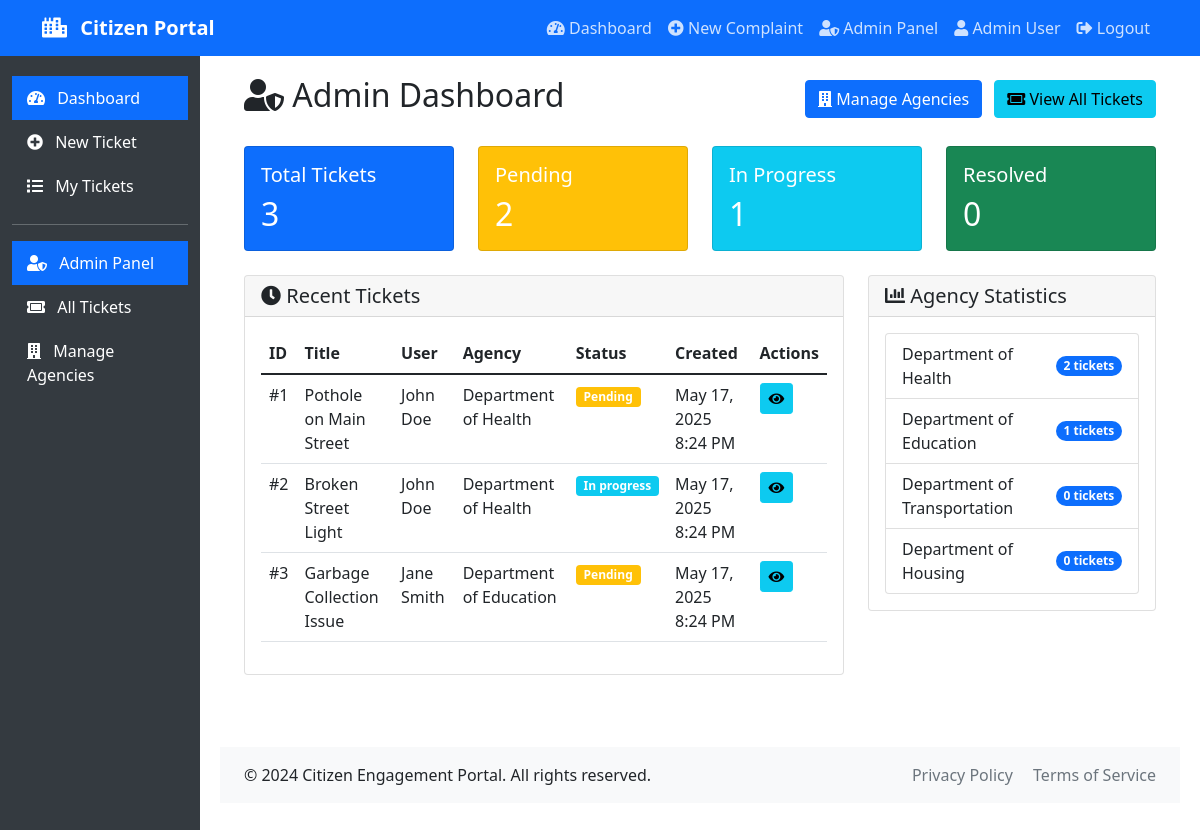
The page /admin/dashboard (signed in) on the database its author committed.
### tables this page shows
CREATE TABLE IF NOT EXISTS tickets (
    id INT AUTO_INCREMENT PRIMARY KEY,
    title VARCHAR(200) NOT NULL,
    description TEXT NOT NULL,
    user_id INT NOT NULL,
    category_id INT NOT NULL,
    agency_id INT NOT NULL,
    status ENUM('pending', 'in_progress', 'under_review', 'resolved', 'closed', 'approved', 'rejected') NOT NULL DEFAULT 'pending',
    priority ENUM('low', 'medium', 'high') NOT NULL DEFAULT 'medium',
    admin_comment TEXT,
    admin_action_at TIMESTAMP NULL,
    updated_by INT,
    created_at TIMESTAMP DEFAULT CURRENT_TIMESTAMP,
    updated_at TIMESTAMP DEFAULT CURRENT_TIMESTAMP ON UPDATE CURRENT_TIMESTAMP,
    FOREIGN KEY (user_id) REFERENCES users(id),
    FOREIGN KEY (category_id) REFERENCES categories(id),
    FOREIGN KEY (agency_id) REFERENCES agencies(id),
    FOREIGN KEY (updated_by) REFERENCES users(id)
);

CREATE TABLE IF NOT EXISTS users (
    id INT AUTO_INCREMENT PRIMARY KEY,
    name VARCHAR(100) NOT NULL,
    email VARCHAR(100) NOT NULL UNIQUE,
    password VARCHAR(255) NOT NULL,
    role ENUM('citizen', 'admin', 'agency') NOT NULL DEFAULT 'citizen',
    created_at TIMESTAMP DEFAULT CURRENT_TIMESTAMP,
    updated_at TIMESTAMP DEFAULT CURRENT_TIMESTAMP ON UPDATE CURRENT_TIMESTAMP
);

CREATE TABLE IF NOT EXISTS agencies (
    id INT AUTO_INCREMENT PRIMARY KEY,
    name VARCHAR(100) NOT NULL,
    description TEXT,
    contact_email VARCHAR(100),
    contact_phone VARCHAR(20),
    created_at TIMESTAMP DEFAULT CURRENT_TIMESTAMP,
    updated_at TIMESTAMP DEFAULT CURRENT_TIMESTAMP ON UPDATE CURRENT_TIMESTAMP
);

### views/admin/dashboard.php (the view, shortened to what this page needs)
<?php
require_once 'config/database.php';
require_once 'includes/functions.php';
require_once 'includes/header.php';
try {
    $stmt = $conn->query("SELECT COUNT(*) as total FROM tickets");
    $totalTickets = $stmt->fetch(PDO::FETCH_ASSOC)['total'];
    $stmt = $conn->query("
        SELECT status, COUNT(*) as count
        FROM tickets
        GROUP BY status
    ");
    $ticketsByStatus = $stmt->fetchAll(PDO::FETCH_KEY_PAIR);
    $stmt = $conn->query("
        SELECT t.*, u.name as user_name, a.name as agency_name, c.name as category_name
        FROM tickets t
        LEFT JOIN users u ON t.user_id = u.id
        LEFT JOIN agencies a ON t.agency_id = a.id
        LEFT JOIN categories c ON t.category_id = c.id
        ORDER BY t.created_at DESC
        LIMIT 5
    ");
    $recentTickets = $stmt->fetchAll(PDO::FETCH_ASSOC);
    $stmt = $conn->query("
        SELECT a.name, COUNT(t.id) as ticket_count
        FROM agencies a
        LEFT JOIN tickets t ON a.id = t.agency_id
        GROUP BY a.id, a.name
        ORDER BY ticket_count DESC
        LIMIT 5
    ");
    $agencyStats = $stmt->fetchAll(PDO::FETCH_ASSOC);
} catch (PDOException $e) {
    error_log("Admin dashboard error: " . $e->getMessage());
}
?>
<div class="container">
    <div class="d-flex justify-content-between align-items-center mb-4">
        <h2><i class="fas fa-user-shield"></i> Admin Dashboard</h2>
        <div>
            <a href="<?php echo $base_path; ?>admin/agencies" class="btn btn-primary me-2">
                <i class="fas fa-building"></i> Manage Agencies
            </a>
            <a href="<?php echo $base_path; ?>admin/tickets" class="btn btn-info">
                <i class="fas fa-ticket-alt"></i> View All Tickets
            </a>
        </div>
    </div>
    <div class="row mb-4">
        <div class="col-md-3">
            <div class="card bg-primary text-white">
                <div class="card-body">
                    <h5 class="card-title">Total Tickets</h5>
                    <h2 class="card-text"><?php echo $totalTickets; ?></h2>
                </div>
            </div>
        </div>
        <div class="col-md-3">
            <div class="card bg-warning text-white">
                <div class="card-body">
                    <h5 class="card-title">Pending</h5>
                    <h2 class="card-text"><?php echo $ticketsByStatus['pending'] ?? 0; ?></h2>
                </div>
            </div>
        </div>
        <div class="col-md-3">
            <div class="card bg-info text-white">
                <div class="card-body">
                    <h5 class="card-title">In Progress</h5>
                    <h2 class="card-text"><?php echo $ticketsByStatus['in_progress'] ?? 0; ?></h2>
                </div>
            </div>
        </div>
        <div class="col-md-3">
            <div class="card bg-success text-white">
                <div class="card-body">
                    <h5 class="card-title">Resolved</h5>
                    <h2 class="card-text"><?php echo $ticketsByStatus['resolved'] ?? 0; ?></h2>
                </div>
            </div>
        </div>
    </div>
    <div class="row">
        <div class="col-md-8">
            <div class="card mb-4">
                <div class="card-header">
                    <h5 class="mb-0"><i class="fas fa-clock"></i> Recent Tickets</h5>
                </div>
                <div class="card-body">
                    <div class="table-responsive">
                        <table class="table table-hover">
                            <thead>
                                <tr>
                                    <th>ID</th>
                                    <th>Title</th>
                                    <th>User</th>
                                    <th>Agency</th>
                                    <th>Status</th>
                                    <th>Created</th>
                                    <th>Actions</th>
                                </tr>
                            </thead>
                            <tbody>
                                <?php foreach ($recentTickets as $ticket): ?>
                                    <tr>
                                        <td>#<?php echo $ticket['id']; ?></td>
                                        <td><?php echo htmlspecialchars($ticket['title']); ?></td>
                                        <td><?php echo htmlspecialchars($ticket['user_name']); ?></td>
                                        <td><?php echo htmlspecialchars($ticket['agency_name']); ?></td>
                                        <td><?php echo getStatusBadge($ticket['status']); ?></td>
                                        <td><?php echo formatDate($ticket['created_at']); ?></td>
                                        <td>
                                            <a href="<?php echo $base_path; ?>view-ticket?id=<?php echo $ticket['id']; ?>"
                                               class="btn btn-sm btn-info"
                                               data-bs-toggle="tooltip"
                                               title="View Details">
                                                <i class="fas fa-eye"></i>
                                            </a>
                                        </td>
                                    </tr>
                                <?php endforeach; ?>
                            </tbody>
                        </table>
                    </div>
                </div>
            </div>
        </div>
        <div class="col-md-4">
            <div class="card">
                <div class="card-header">
                    <h5 class="mb-0"><i class="fas fa-chart-bar"></i> Agency Statistics</h5>
                </div>
                <div class="card-body">
                    <div class="list-group">
                        <?php foreach ($agencyStats as $stat): ?>
                            <div class="list-group-item d-flex justify-content-between align-items-center">
                                <?php echo htmlspecialchars($stat['name']); ?>
                                <span class="badge bg-primary rounded-pill">
                                    <?php echo $stat['ticket_count']; ?> tickets
                                </span>
                            </div>
                        <?php endforeach; ?>
                    </div>
                </div>
            </div>
        </div>
    </div>
</div>
<?php require_once 'includes/footer.php'; ?>

### index.php (shortened to what this page needs)
<?php
require_once 'config/database.php';
require_once 'includes/functions.php';
$request = $_SERVER['REQUEST_URI'];
$base_path = '/project/';
$request = parse_url($request, PHP_URL_PATH);
$route = str_replace($base_path, '', $request);
$route = trim($route, '/');
switch ($route) {
    case 'admin/dashboard':
        require 'views/admin/dashboard.php';
        break;
}

### includes/header.php (shortened to what this page needs)
<?php
$base_path = '/project/';
?>
<!DOCTYPE html>
<html lang="en">
<head>
    <link href="https://cdn.jsdelivr.net/npm/bootstrap@5.1.3/dist/css/bootstrap.min.css" rel="stylesheet">
    <link href="https://cdnjs.cloudflare.com/ajax/libs/font-awesome/5.15.4/css/all.min.css" rel="stylesheet">
</head>
<body>
    <nav class="navbar navbar-expand-lg navbar-dark bg-primary">
        <div class="container">
            <a class="navbar-brand" href="<?php echo $base_path; ?>">
                <i class="fas fa-city me-2"></i> Citizen Portal
            </a>
            <div class="collapse navbar-collapse" id="navbarNav">
                <ul class="navbar-nav ms-auto">
                    <?php if (isset($_SESSION['user_id'])): ?>
                        <li class="nav-item">
                            <a class="nav-link" href="<?php echo $base_path; ?>dashboard">
                                <i class="fas fa-tachometer-alt"></i> Dashboard
                            </a>
                        </li>
                        <li class="nav-item">
                            <a class="nav-link" href="<?php echo $base_path; ?>submit-ticket">
                                <i class="fas fa-plus-circle"></i> New Complaint
                            </a>
                        </li>
                        <?php if (isset($_SESSION['user_role']) && $_SESSION['user_role'] === 'admin'): ?>
                            <li class="nav-item">
                                <a class="nav-link" href="<?php echo $base_path; ?>admin">
                                    <i class="fas fa-user-shield"></i> Admin Panel
                                </a>
                            </li>
                        <?php endif; ?>
                        <li class="nav-item">
                            <span class="nav-link">
                                <i class="fas fa-user"></i> <?php echo htmlspecialchars($_SESSION['user_name'] ?? 'User'); ?>
                            </span>
                        </li>
                        <li class="nav-item">
                            <a class="nav-link" href="<?php echo $base_path; ?>logout">
                                <i class="fas fa-sign-out-alt"></i> Logout
                            </a>
                        </li>
                    <?php endif; ?>
                </ul>
            </div>
        </div>
    </nav>
    <?php if (isset($_SESSION['user_id'])): ?>
    <div class="container-fluid">
        <div class="row">
            <div class="col-md-2 sidebar">
                <div class="d-flex flex-column">
                    <a href="<?php echo $base_path; ?>dashboard" class="<?php echo strpos($_SERVER['REQUEST_URI'], 'dashboard') !== false ? 'active' : ''; ?>">
                        <i class="fas fa-tachometer-alt me-2"></i> Dashboard
                    </a>
                    <a href="<?php echo $base_path; ?>submit-ticket" class="<?php echo strpos($_SERVER['REQUEST_URI'], 'submit-ticket') !== false ? 'active' : ''; ?>">
                        <i class="fas fa-plus-circle me-2"></i> New Ticket
                    </a>
                    <a href="<?php echo $base_path; ?>my-tickets" class="<?php echo strpos($_SERVER['REQUEST_URI'], 'my-tickets') !== false ? 'active' : ''; ?>">
                        <i class="fas fa-list me-2"></i> My Tickets
                    </a>
                    <?php if (isset($_SESSION['user_role']) && $_SESSION['user_role'] === 'admin'): ?>
                        <hr class="bg-light">
                        <a href="<?php echo $base_path; ?>admin" class="<?php echo strpos($_SERVER['REQUEST_URI'], 'admin') !== false ? 'active' : ''; ?>">
                            <i class="fas fa-user-shield me-2"></i> Admin Panel
                        </a>
                        <a href="<?php echo $base_path; ?>admin/tickets" class="<?php echo strpos($_SERVER['REQUEST_URI'], 'admin/tickets') !== false ? 'active' : ''; ?>">
                            <i class="fas fa-ticket-alt me-2"></i> All Tickets
                        </a>
                        <a href="<?php echo $base_path; ?>admin/agencies" class="<?php echo strpos($_SERVER['REQUEST_URI'], 'admin/agencies') !== false ? 'active' : ''; ?>">
                            <i class="fas fa-building me-2"></i> Manage Agencies
                        </a>
                    <?php endif; ?>
                </div>
            </div>
            <div class="col-md-10 main-content">
    <?php endif; ?>

### includes/functions.php (shortened to what this page needs)
<?php
function formatDate($date) {
    return date('M j, Y g:i A', strtotime($date));
}
function getStatusBadge($status) {
    $badges = [
        'pending' => 'warning',
        'in_progress' => 'info',
        'resolved' => 'success',
        'closed' => 'secondary'
    ];
    $badge = $badges[$status] ?? 'primary';
    return '<span class="badge bg-' . $badge . '">' . ucfirst(str_replace('_', ' ', $status)) . '</span>';
}

### includes/footer.php (shortened to what this page needs)
    <footer class="bg-light py-3 mt-5">
        <div class="container">
            <div class="row">
                <div class="col-md-6">
                    <p class="mb-0">&copy; 2024 Citizen Engagement Portal. All rights reserved.</p>
                </div>
                <div class="col-md-6 text-end">
                    <a href="#" class="text-decoration-none text-muted me-3">Privacy Policy</a>
                    <a href="#" class="text-decoration-none text-muted">Terms of Service</a>
                </div>
            </div>
        </div>
    </footer>
</body>
</html>

### includes/header.php (style rules this page uses)
.navbar-brand { font-weight: bold; }
.nav-link { color: rgba(255,255,255,.8) !important; }
.sidebar { min-height: 100vh; background-color: #343a40; padding-top: 20px; }
.sidebar a { color: #fff; text-decoration: none; padding: 10px 15px; display: block; transition: background-color 0.3s; }
.sidebar a.active { background-color: #0d6efd; }
.main-content { padding: 20px; }

### rows shown on the page
tickets: id "1", title "Pothole on Main Street", user.name "John Doe", agency.name "Department of Health", status "Pending", created_at "May 17, 2025 8:24 PM"
tickets: id "2", title "Broken Street Light", user.name "John Doe", agency.name "Department of Health", status "In progress", created_at "May 17, 2025 8:24 PM"
tickets: id "3", title "Garbage Collection Issue", user.name "Jane Smith", agency.name "Department of Education", status "Pending", created_at "May 17, 2025 8:24 PM"

### other values the page prints
$_SESSION['user_name'] "Admin User"
$totalTickets "3"
$ticketsByStatus['pending'] "2"
$ticketsByStatus['in_progress'] "1"
$ticketsByStatus['resolved'] "0"
$stat['name'] "Department of Health"
$stat['ticket_count'] "2"
$stat['name'] "Department of Education"
$stat['ticket_count'] "1"
$stat['name'] "Department of Transportation"
$stat['ticket_count'] "0"
$stat['name'] "Department of Housing"
